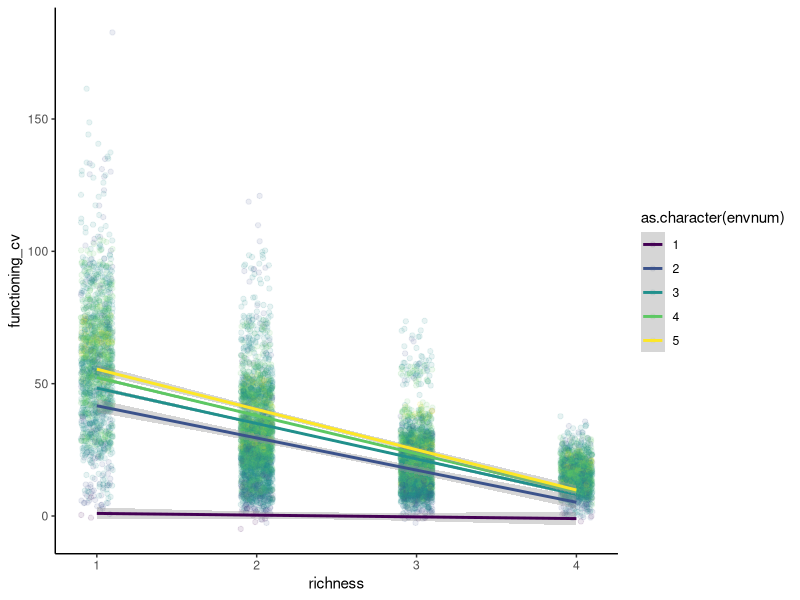

The R source for this figure:

# Title: simulation of spatial stability in heterogenous environments

# Code adapted from: https://github.com/FabianRoger/Bacteria_BEF_Scale/blob/master/Simulations.Rmd

# load relevant libraries
library(dplyr)
library(tidyr)
library(purrr)
library(ggplot2)
library(broom)
library(RColorBrewer)
library(viridis)
library(here)

# define number of species and environments
specnum <- 5
envnum <- 5

# set up species matrix
spec <- paste("species_", c(1:specnum), sep = "")
spec_comb <- sapply(c(1:specnum), function(x) combn(spec, x)) 
names(spec_comb) <- paste("richness", c(1:specnum))

spec_comb

# set up environmental matrix
env <- paste("env_", c(1:envnum), sep = "")
env_comb <- sapply(c(1:envnum), function(x) combn(env, x)) 
names(env_comb) <- paste("heterogeneity", c(1:envnum))

env_comb

spp_traits <- matrix(
  nrow = length(env),
  ncol = length(spec),
  dimnames = list(env, spec))
spp_traits[1:nrow(spp_traits), 1:ncol(spp_traits)] <-
  runif( n = prod( dim( spp_traits)), 0, 1)
spp_traits


# 1 = Dominance (# pure selection effect and perfect environmental sorting)
# 2 = Weighted mean (# partial selection effect)
# 3 = Random dominance (# dominance that is random with respect to function)

Scenario <- 2

plot_values <- sapply(env, #for each environment
                      function(x) {
                        lapply(spec_comb, #for each richness level
                               function(y) {
                                 apply(y, 2, function(z){ #for each species combination
                                   if(Scenario == 1){
                                     max(spp_traits[x,z])
                                   } else if(Scenario == 2){
                                     mean(sum(spp_traits[x,z]^2) / abs(sum(spp_traits[x,z])))
                                   } else {
                                     sample(spp_traits[x,z], size = 1)
                                   } 
                                 }
                                 )
                               }
                        )
                      }
)



plot_values_df <- 
  tibble(
    richness = rep( rep(1:specnum, unlist(lapply(spec_comb, ncol))), envnum),
    spec_comb = rep(lapply(spec_comb, 
                           function(x) apply(x, 2, function(y) 
                             paste(y, collapse = " "))) %>% unlist(),
                    envnum),
    environment = rep(env, each = sum(choose(specnum,1:specnum))),
    functioning = unlist(plot_values)
  )

plot_values_df


### landscapes

land_comb <- paste("env_", c(1:envnum), sep = "")

land_comb <- 
  rep(list(land_comb), envnum) %>%
  expand.grid() %>%
  as_tibble() %>%
  mutate_all(~as.character(.))
names(land_comb) <- paste("patch", c(1:envnum), sep = "_")

land_comb <- 
  land_comb %>%
  mutate(landscape = seq_along(1:nrow(land_comb))) %>%
  gather(-landscape, key = "patch", value = "environment") %>%
  arrange(landscape) %>%
  group_by(landscape) %>%
  mutate(heterogeneity = unique(environment) %>% length() ) %>%
  ungroup()

land_comb <- 
  split(select(land_comb, -heterogeneity), land_comb$heterogeneity) %>%
  lapply(function(x) {x %>% 
    mutate(n = rep(c(1:envnum), (n()/envnum) )) %>%
    select(-patch) %>%
    spread(key = "landscape", value = "environment") %>%
    select(-n) %>%
    as.matrix() }
    )  
names(land_comb) <- paste0("het_", c(1:envnum))

# we have a list with different levels of heterogeneity all combinations of environments in columns
plot_values_wide <- 
  plot_values_df %>%
  spread(environment, functioning)


func_values <- 
  lapply(land_comb, function(x) { #for all scales (1:5)
    apply(x, 2, function(y) { #for all environmental combinations
      
      df <- data.frame( #average functioning for this environment combination
        env_comb = paste0(y, collapse = " "),
        envnum = unique(y) %>% length(),
        richness = plot_values_wide$richness,
        functioning_mean = rowMeans(plot_values_wide[, y]),
        functioning_sd = apply(plot_values_wide[, y], 1, sd, na.rm = TRUE)
      )
    })
  })

# bind these data into a single dataframe
# remove highest richness level as this is unreplicated (combinations wise)
func_values <- 
  bind_rows( unlist(func_values, recursive = FALSE), .id = "landscape_id" ) %>%
  as_tibble() %>%
  filter(richness < specnum)

# add small random errors to both the functioning_mean and functioning_sd
# calculate coefficient of variation
func_values <- 
  func_values %>%
  mutate(functioning_mean = functioning_mean + rnorm(n(), 0, 0.01),
         functioning_sd = functioning_sd + rnorm(n(), 0, 0.01)) %>%
  mutate(functioning_cv = (functioning_sd/functioning_mean)*100 )


# plot some of these data

ggplot(data = func_values[sample(seq(1:nrow(func_values)), size = 10000),  ],
       mapping = aes(x = richness, y = functioning_cv, colour = as.character(envnum))) +
  geom_jitter(alpha = 0.1, width = 0.1) +
  geom_smooth(method = "lm") +
  scale_colour_viridis_d() +
  theme_classic()







